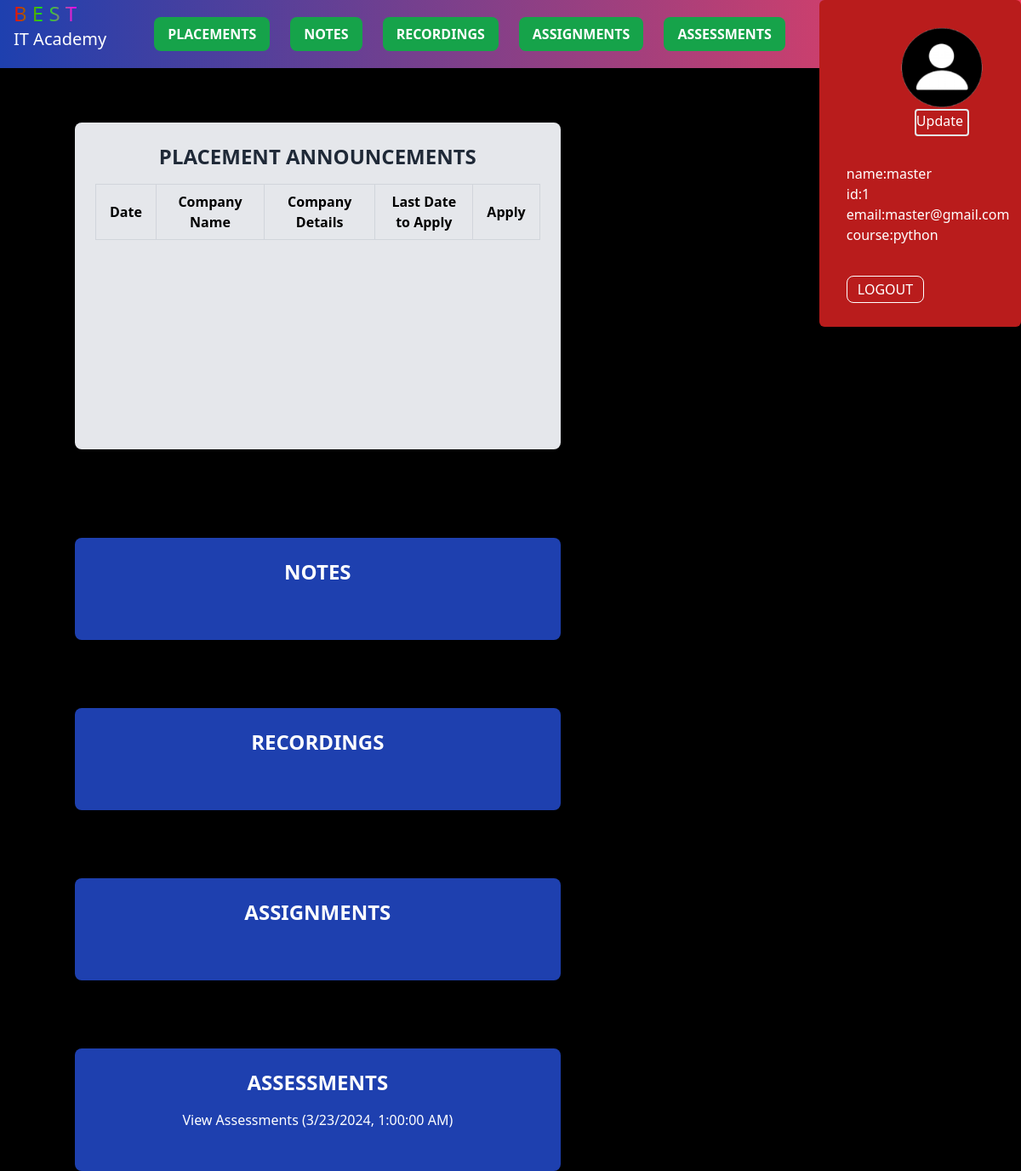
The page /java_course (signed in) on the database as committed earlier.
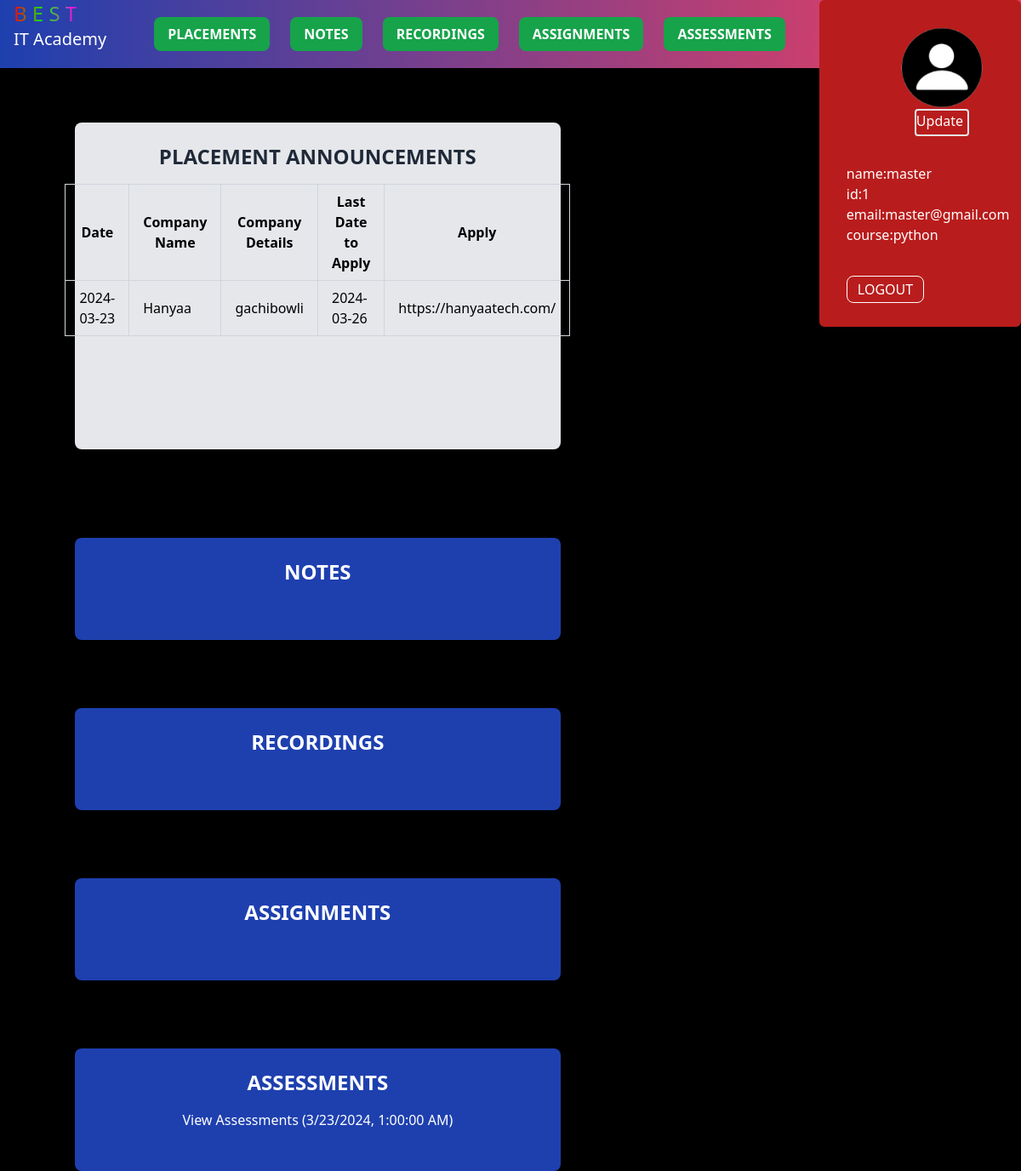
The same page on the database as committed later.
### app/models/models.py (models this page shows, shortened)
class User(UserMixin,db.Model):
    id = db.Column(db.Integer, primary_key=True)
    email = db.Column(db.String(100), unique=True, nullable=False)
    username = db.Column(db.String(64), index=True, unique=True)
    password_hash = db.Column(db.String(128))  # Changed field name to password_hash
    course = db.Column(db.String(64))  # Add course column
    profile_image = db.Column(db.String(100), default='default.png')

class placement(db.Model):
    id = db.Column(db.Integer, primary_key=True)
    Date =  db.Column(db.Date, nullable=False)
    placement_company_name = db.Column(db.String(255), nullable=False)
    company_details=db.Column(db.String(600), nullable=False)
    last_date_to_apply = db.Column(db.Date, nullable=False)
    course = db.Column(db.String(64), nullable=False)
    link = db.Column(db.String(400), nullable=False)

### app/routes/stu_course.py (the view)
@course_bp.route("/java_course", methods=["GET", "POST"])
def java_course():
    csrf_token = generate_csrf()
    if 'username' not in session:
        flash("Please log in first.")
        return redirect('/student_login')
    username = session.get('username')
    course = session.get('course')
    upload_folders = current_app.config.get('UPLOAD_FOLDERS', {}).get('java', {})
    for folder_name, folder_path in upload_folders.items():
        if not os.path.exists(folder_path):
            os.makedirs(folder_path)
    file_notes = os.listdir(upload_folders.get('notes', ''))
    file_recordings = os.listdir(upload_folders.get('recordings', ''))
    file_assignments = os.listdir(upload_folders.get('assignments', ''))
    file_assessments = os.listdir(upload_folders.get('assessments', ''))
    java_course_placements = placement.query.filter_by(course='java').all()
    return render_template("java_course.html", username=username, course=course,
                           file_notes=file_notes, file_recordings=file_recordings,
                           file_assignments=file_assignments, file_assessments=file_assessments, csrf_token=csrf_token,java_course_placements=java_course_placements)

### app/extensions/login_manager.py (called while the page is built)
@login_manager.user_loader
def load_user(user_id):
    user = User.query.get(user_id)
    if not user:
        user = Faculty.query.get(user_id)
    return user

### app/templates/java_course.html (shortened to what this page needs)
<!DOCTYPE html>
<html lang="en">
<head>
    <script src="https://cdn.tailwindcss.com"></script>
    <link rel="stylesheet"  href="static\css\first.css">
</head>
<body class="bg-black font-sans">
    <div class="bg-gradient-to-r from-blue-800 to-rose-500 text-white flex flex-row w-full h-20 justify-between fixed">
        <div class="flex flex-row w-full justify-between">
            <ul class="flex flex-col text-xl ml-4">
                <a href="" class="text-2xl text-gradient">B E S T</a>
                <a href="" class="">IT Academy</a>
            </ul>
            <div class="flex  text-green-500  items-center gap-6 mr-10">
                <button class="bg-green-600 hover:bg-red-700 text-white font-bold py-2 px-4 rounded-lg w-full focus:outline-none" onclick="scrollToSection('placements')">PLACEMENTS</button>
                <button class="bg-green-600 hover:bg-red-700 text-white font-bold py-2 px-4 rounded-lg w-full focus:outline-none" onclick="scrollToSection('notes')">NOTES</button>
                <button class="bg-green-600 hover:bg-red-700 text-white font-bold py-2 px-4 rounded-lg w-full focus:outline-none" onclick="scrollToSection('recordings')">RECORDINGS</button>
                <button class="bg-green-600 hover:bg-red-700 text-white font-bold py-2 px-4 rounded-lg w-full focus:outline-none" onclick="scrollToSection('assignments')">ASSIGNMENTS</button>
                <button class="bg-green-600 hover:bg-red-700 text-white font-bold py-2 px-4 rounded-lg w-full focus:outline-none" onclick="scrollToSection('assessments')">ASSESSMENTS</button>
            </div>
        </div>
        <div class="bg-red-700 h-96 w-70 grid grid-cols-1 justify-center items-center rounded-md">
            <div class="pl-8 pr-8">
                <div class="profile-image-container ml-16">
                    {% if current_user.profile_image %}
                    <img id="profile-image" src="{{ url_for('static', filename='profile_pics/' + current_user.profile_image) }}" class="h-24 w-24 rounded-full" alt="{{ current_user.username }}'s Profile Image" onerror="this.onerror=null;this.src='{{ url_for('static', filename='profile_pics/profile.png') }}';" />
                    {% else %}
                    <img id="profile-image" src="{{ url_for('static', filename='profile_pics/default.png') }}" class="h-16 w-16 rounded-full" alt="Default Profile Image">
                    {% endif %}
                </div>
                <button id="edit-profile-btn" class="ml-20 border-2 flex inline text-white rounded h-8 w-16">Update</button>
                <p class="mt-8">name:{{current_user.username}}<p>
                <p>id:{{current_user.id}}</p>
                <p class="pr-10">email:{{current_user.email}}</p>
                <p class="mb-10">course:{{current_user.course}}</p>
                <a href="/" class="border border-white py-1 px-3 rounded-lg mt-8">LOGOUT</a>
            </div>
        </div>
    </div>
    <div class="container grid grid-cols-3 pt-16">
        <div class="px-6 mt-10 grid grid-cols-1 ml-16 gap-20 col-span-2">
            <div class="flex flex-col items-center h-96 rounded-lg mt-10 bg-gray-200 text-gray-800 p-6 rounded-lg mb-6" id="placements">
                <h1 class="text-2xl font-bold mb-4 ">PLACEMENT ANNOUNCEMENTS</h1>
                <table class="text-black border-collapse w-full">
                    <thead>
                        <tr>
                            <th class="border border-gray-300 px-4 py-2">Date</th>
                            <th class="border border-gray-300 px-4 py-2">Company Name</th>
                            <th class="border border-gray-300 px-4 py-2">Company Details</th>
                            <th class="border border-gray-300 px-4 py-2">Last Date to Apply</th>
                            <th class="border border-gray-300 px-4 py-2">Apply</th>
                        </tr>
                    </thead>
                    <tbody>
                        {% for placement in java_course_placements %}
                        <tr>
                            <td class="border border-gray-300 px-4 py-2">{{ placement.Date }}</td>
                            <td class="border border-gray-300 px-4 py-2">{{ placement.placement_company_name }}</td>
                            <td class="border border-gray-300 px-4 py-2">{{ placement.company_details }}</td>
                            <td class="border border-gray-300 px-4 py-2">{{ placement.last_date_to_apply }}</td>
                            <td class="border border-gray-300 px-4 py-2"><a href={{ placement.link }}>{{ placement.link }}</a></td>
                        </tr>
                        {% endfor %}
                    </tbody>
                </table>
            </div>
            <div class="bg-blue-800 text-white p-6 rounded-lg mb-6 overflow-y-scroll h-full text-center" id="notes">
                <h1 class="text-2xl font-bold mb-4">NOTES</h1>
            </div>
            <div class="bg-blue-800 text-white p-6 rounded-lg mb-6 overflow-y-scroll h-full text-center" id="recordings">
                <h1 class="text-2xl font-bold mb-4">RECORDINGS</h1>
            </div>
            <div class="bg-blue-800 text-white p-6 rounded-lg mb-6 overflow-y-scroll h-full text-center" id="assignments">
                <h1 class="text-2xl font-bold mb-4">ASSIGNMENTS</h1>
            </div>
            <div class="bg-blue-800 text-white p-6 rounded-lg mb-6 overflow-y-scroll h-full text-center" id="assessments">
                <h1 class="text-2xl font-bold mb-4">ASSESSMENTS</h1>
                <a id="assessmentLink" href="/assessments/{{ current_user.course }}" class="btn-link">View Assessments</a>
            </div>
        </div>
    </div>
</body>
</html>

### app/static/css/first.css (style rules this page uses)
.bg-gradient-to-r { animation: gradientAnimation 10s ease infinite alternate-reverse; }
.text-gradient { background: linear-gradient(to right, #ff0000, #00ff00, #ff00f2, #ffff00); -webkit-background-clip: text; background-clip: text; -webkit-text-fill-color: transparent; }

Rows that differ between the two databases and show on the page:
added placement: Date "2024-03-23", placement_company_name "Hanyaa", company_details "gachibowli", last_date_to_apply "2024-03-26", link "https://hanyaatech.com/"
